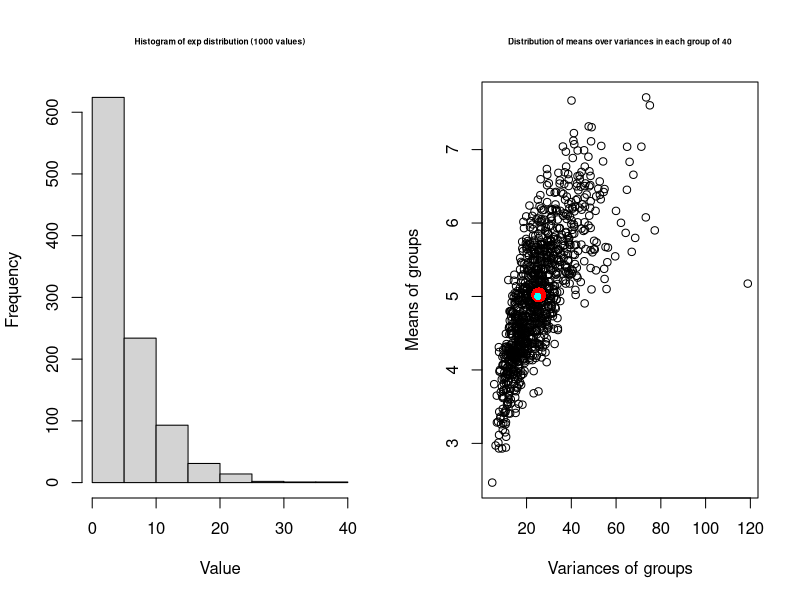
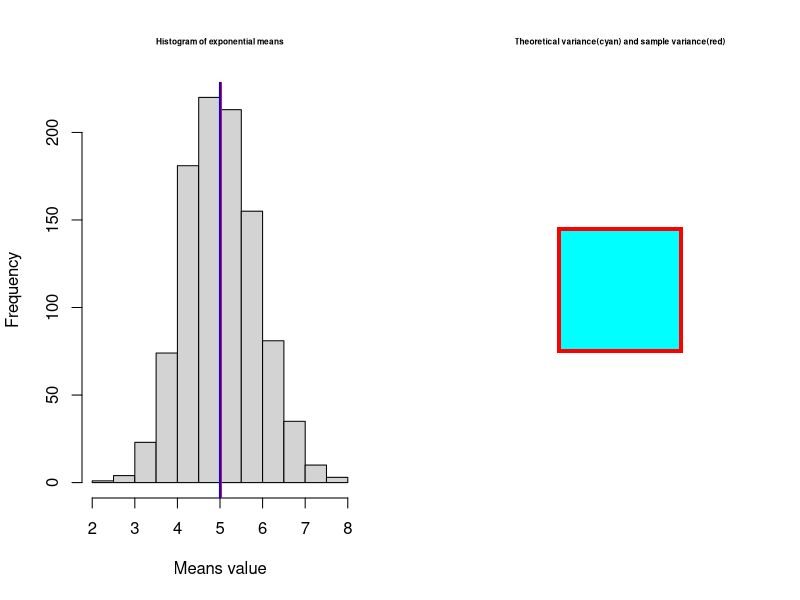
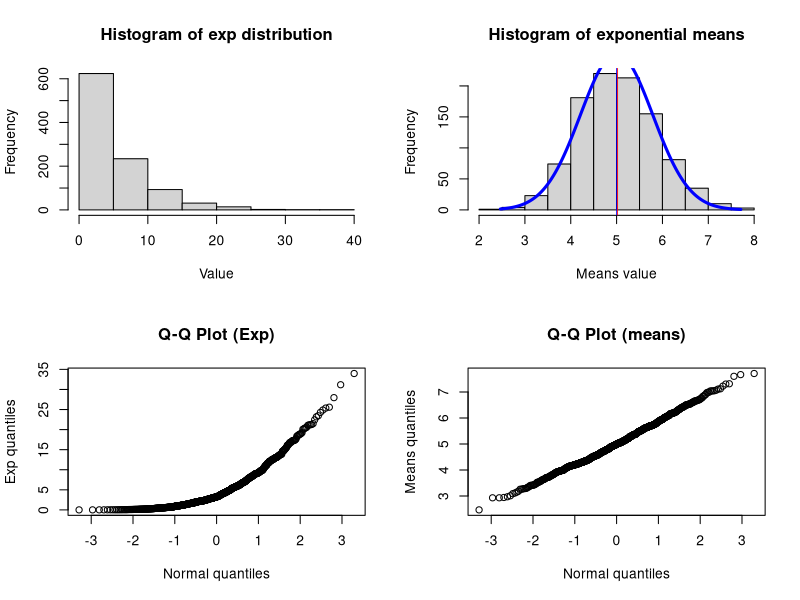
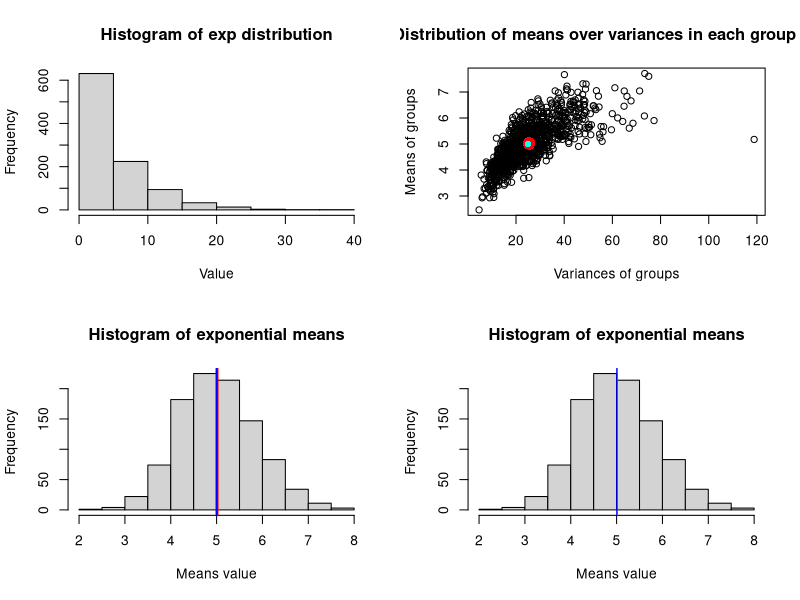
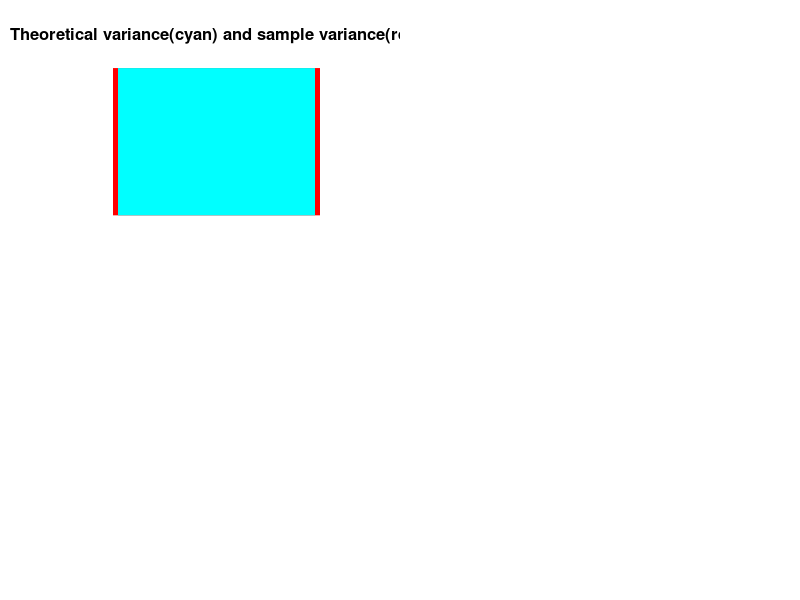
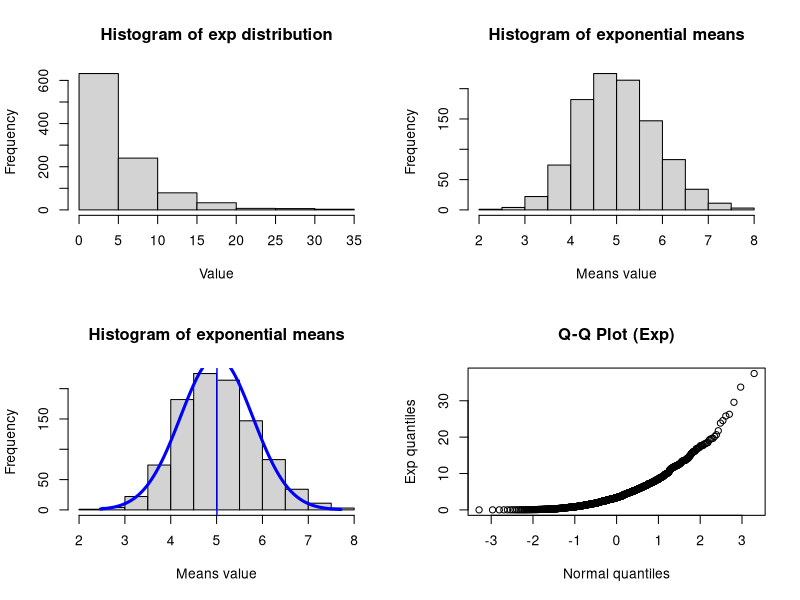
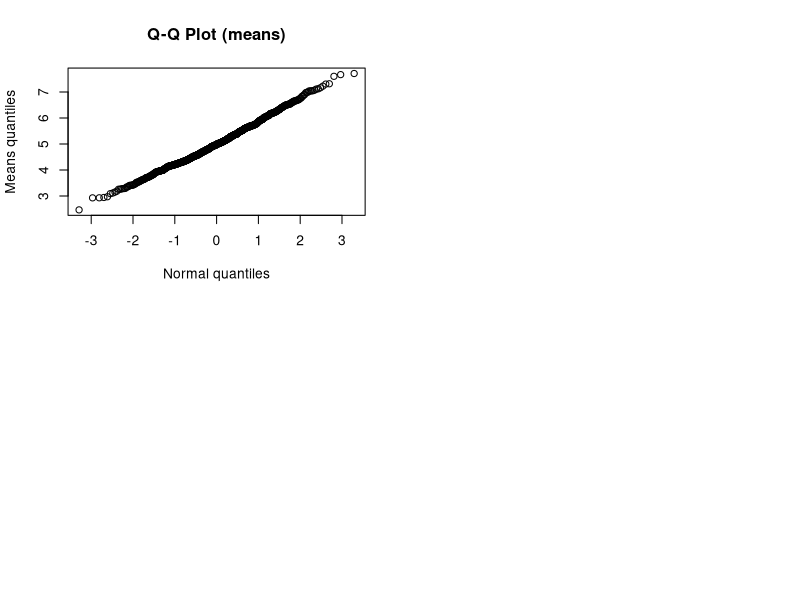

Write R code to recreate these figures, in order.
## ---- chunk 1
library(graphics)
library(knitr)
set.seed(1010)
lambda = 0.2
par(mfrow=c(1,2))
hist(rexp(1000, rate=lambda), main = 'Histogram of exp distribution (1000 values)', xlab='Value', cex.main=0.5)
mns = NULL
vns = NULL
for (i in 1 : 1000){
     temp = rexp(40, rate=lambda)
     mns = c(mns, mean(temp))
     vns = c(vns, var(temp))
} 

plot(x=vns, y=mns, main="Distribution of means over variances in each group of 40", xlab="Variances of groups", ylab="Means of groups",cex.main=0.5)
points(x=mean(vns), y=mean(mns), col='red', cex=2, pch=16)
points(x=1/lambda^2, y=1/lambda, col='cyan',cex=1, pch=16)
## ---- chunk 2
par(mfrow=c(1,2))

hist(mns, main="Histogram of exponential means", xlab="Means value", cex.main=0.5)
sampleMean <- mean(mns)
abline(v=sampleMean, col = 'red', lwd=2)
abline(v=1/lambda, col = 'blue', lwd=2)

plot(0,0, main='Theoretical variance(cyan) and sample variance(red)', xlab="",ylab="",axes=F, cex.main=0.5)
points(0, 0,col='red', pch=15,cex=sqrt(var(mns))*20)
points(0, 0, col='cyan', pch=15,cex=sqrt(1/lambda^2/40)*20)
## ---- chunk 3
par(mfrow=c(2,2))
set.seed(1010)
# plotting exponential distribution hist
hist(rexp(1000, rate=lambda), main = 'Histogram of exp distribution', xlab='Value')

#hist(mns, main="Histogram of exponential means", xlab="Means value")
h <- hist(mns, main="Histogram of exponential means", xlab="Means value")
sampleMean <- mean(mns)
abline(v=sampleMean, col = 'red', lwd=1*sqrt(var(mns)))
abline(v=1/lambda, col = 'blue', lwd=1/lambda/sqrt(40))
tempX <- seq(min(mns), max(mns),length=1000)
tempY <- dnorm(tempX, mean= 1/lambda, sd=1/lambda/sqrt(40))
tempY <- tempY*diff(h$mids[1:2])*length(tempX) 
lines(tempX, tempY, lwd= 3, col='blue')

qqnorm(rexp(1000,rate=lambda),main='Q-Q Plot (Exp)', xlab="Normal quantiles", ylab="Exp quantiles")
qqnorm(mns, main = 'Q-Q Plot (means)', xlab = 'Normal quantiles', ylab='Means quantiles')

## ---- chunk 4
# setting lambda for exponential distribution
lambda = 0.2

# plotting exponential distribution hist
hist(rexp(1000, rate=lambda), 
     main = 'Histogram of exp distribution', 
     xlab='Value')

# generating 1000 groups of 40 exponential. And calculating its vars and means.
mns = NULL
vns = NULL
for (i in 1 : 1000){
     temp = rexp(40, 
                 rate=lambda)
     mns = c(mns, 
             mean(temp))
     vns = c(vns, 
             var(temp))
} 

# plotting each group parameters on the plane 
# y axis shows means, 
# x axis shows variances. 
# Red dot is sample var/mean. Cyan dot is theoretical var/mean
plot(x=vns, 
     y=mns, 
     main="Distribution of means over variances in each group of 40", 
     xlab="Variances of groups", 
     ylab="Means of groups")
points(x=mean(vns), 
       y=mean(mns), 
       col='red', 
       cex=2, 
       pch=16)
points(x=1/lambda^2, 
       y=1/lambda, 
       col='cyan',
       cex=1, 
       pch=16)


## ---- chunk 5
# plotting hist of the required distribution of 1000 means. 
# Red line shows sample mean. 
# Blue line shows theoretical mean.
hist(mns, 
     main="Histogram of exponential means", 
     xlab="Means value")
sampleMean <- mean(mns)
abline(v=sampleMean, 
       col = 'red', 
       lwd=2)
abline(v=1/lambda, 
       col = 'blue', 
       lwd=2)

# plotting variances of the required distribution of 1000 means. 
# Red square is reffered to sample variance. 
# Cyan square is reffered to theoretical variance.
hist(mns, 
     main="Histogram of exponential means", 
     xlab="Means value")
sampleMean <- mean(mns)
abline(v=sampleMean, 
       col = 'red', 
       lwd=1*sqrt(var(mns)))
abline(v=1/lambda, col = 'blue', 
       lwd=1/lambda/sqrt(40))
plot(0,
     0, 
     main='Theoretical variance(cyan) and sample variance(red)', 
     xlab="",
     ylab="",
     axes=F)
points(0, 
       0,
       col='red', 
       pch=15,
       cex=sqrt(var(mns))*40)
points(0, 
       0, 
       col='cyan', 
       pch=15,
       cex=sqrt(1/lambda^2/40)*40)

## ---- chunk 6
par(mfrow=c(2,2))

# plotting exponential distribution hist
hist(rexp(1000, rate=lambda), main = 'Histogram of exp distribution', xlab='Value')

# plotting histogram of the sample distribution with theoretical/sample means (blue/red)
hist(mns, 
     main="Histogram of exponential means", 
     xlab="Means value")
h <- hist(mns, 
          main="Histogram of exponential means", 
          xlab="Means value")
sampleMean <- mean(mns)
abline(v=sampleMean, 
       col = 'red', 
       lwd=1*sqrt(var(mns)))
abline(v=1/lambda, 
       col = 'blue', 
       lwd=1/lambda/sqrt(40))
# making and plotting normal distribution curve over the sample hist
tempX <- seq(min(mns), 
             max(mns),
             length=1000)
tempY <- dnorm(tempX, 
               mean= 1/lambda, 
               sd=1/lambda/sqrt(40))
tempY <- tempY*diff(h$mids[1:2])*length(tempX) 
lines(tempX, 
      tempY, 
      lwd= 3, 
      col='blue')
# Q-Q plot (exponential against normal)
qqnorm(rexp(1000,rate=lambda),
       main='Q-Q Plot (Exp)', 
       xlab="Normal quantiles", 
       ylab="Exp quantiles")
# Q-Q plot (sample against normal)
qqnorm(mns, 
       main = 'Q-Q Plot (means)', 
       xlab = 'Normal quantiles', 
       ylab='Means quantiles')

